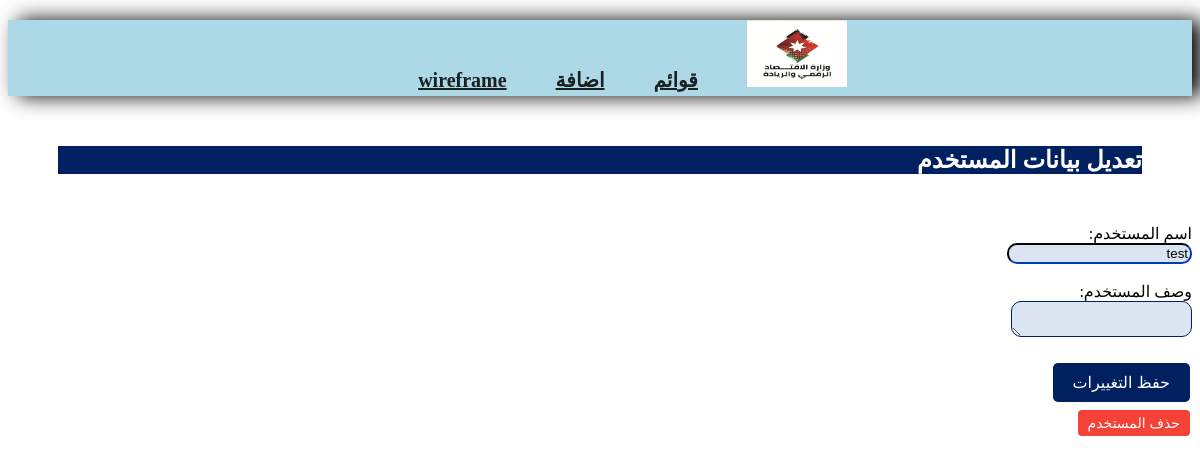
Page /edit_user/1 on the earlier database version.
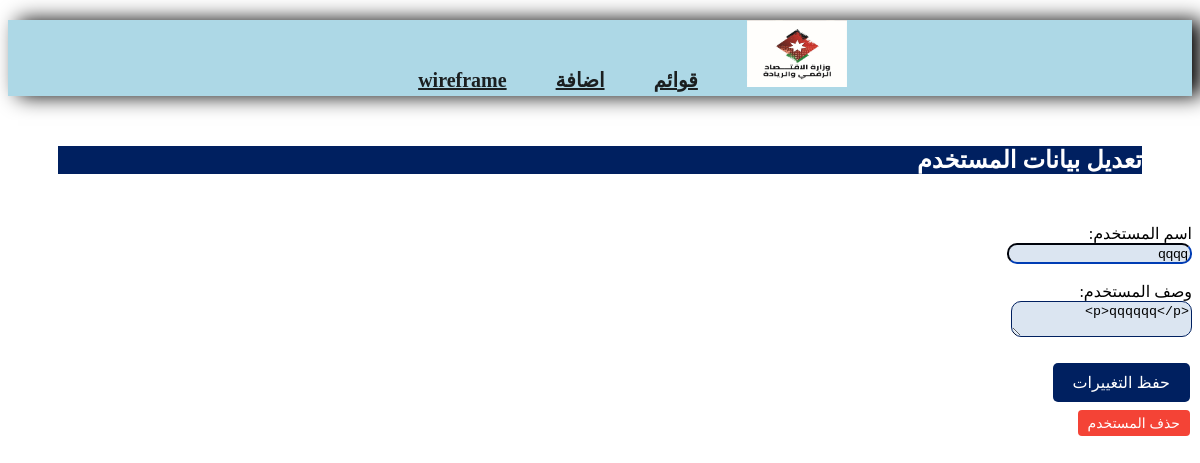
Same page on the later database version.
### app.py (models this page shows)
class User(db.Model):
    id = db.Column(db.Integer, primary_key=True)
    username = db.Column(db.String(100), nullable=False)
    user_description = db.Column(db.Text, nullable=True)
    screens = db.relationship('Screen', secondary='screen_user', backref='users')

### app.py (the view)
@app.route('/edit_user/<int:user_id>', methods=['GET', 'POST'])
def edit_user(user_id):
    user = User.query.get_or_404(user_id)
    if request.method == 'POST':
        user.username = request.form['username']
        user.user_description = request.form['user_description']
        db.session.commit()
        return redirect('/userlist')
    return render_template('edit_user.html', user=user)

### templates/edit_user.html (shortened to what this page needs)
<!DOCTYPE html>
<html lang="en">
  <head>
    <link rel="stylesheet" href="../static/table.css" />
    <link rel="stylesheet" href="../static/navbar.css" />
  </head>
  <body>
    {% include 'navbar.html' %}
    <h1 class="title">تعديل بيانات المستخدم</h1>
    <form action="" method="post">
      <label for="username">اسم المستخدم:</label><br />
      <input
        type="text"
        id="username"
        name="username"
        value="{{ user.username }}"
      /><br /><br />
      <label for="user_description">وصف المستخدم:</label><br />
      <textarea id="user_description" name="user_description">
{{ user.user_description }}</textarea
      ><br /><br />
      <button type="submit">حفظ التغييرات</button>
    </form>
    <form
      action="/delete_user/{{ user.id }}"
      method="post"
      onsubmit="return confirm('هل انت متاكد من الحذف ؟')"
    >
      <button class="delete" type="submit">حذف المستخدم</button>
    </form>
  </body>
</html>

Differences in the rows shown:
changed User: username "test" → "qqqq"; user_description (not shown) → "<p>qqqqqq</p>"
